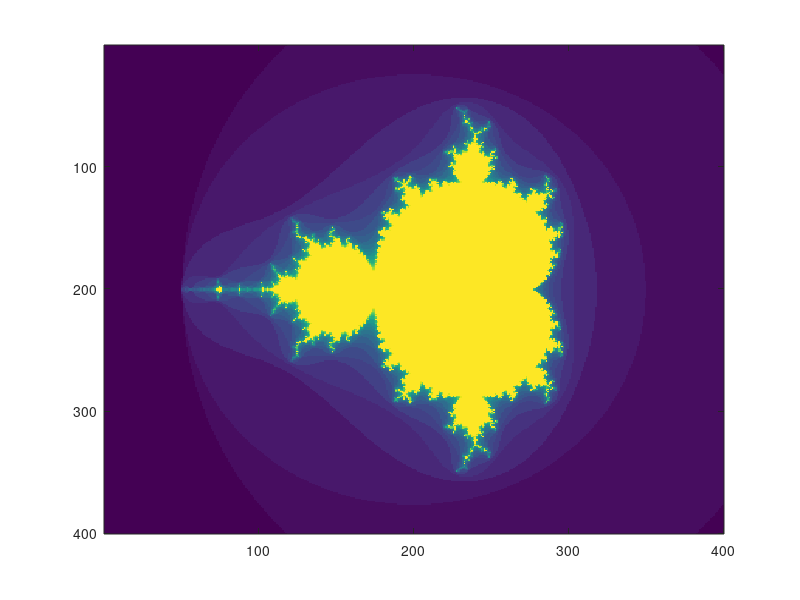

This figure's MATLAB source:
cR = linspace(-2.5,1.5,400);
cI = linspace(-1.5,1.5,400);
[cR,cI] = meshgrid(cR,cI);
c = complex(cR,cI);
counts = zeros(400);
z1 = zeros(400);
for m = 0:25
       z1=z1.^2+c;
       counts=counts+(abs(z1)<2);
end
imagesc(counts);